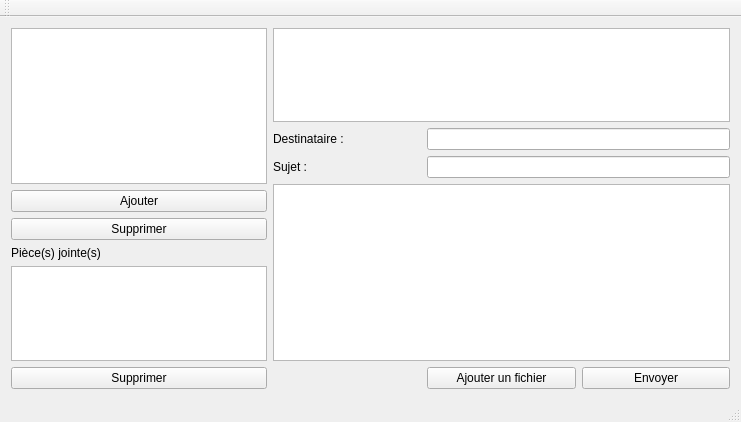
<?xml version="1.0" encoding="UTF-8"?>
<ui version="4.0">
 <class>MainWindow</class>
 <widget class="QMainWindow" name="MainWindow">
  <property name="geometry">
   <rect>
    <x>0</x>
    <y>0</y>
    <width>741</width>
    <height>422</height>
   </rect>
  </property>
  <property name="windowTitle">
   <string>Client Emails</string>
  </property>
  <widget class="QWidget" name="centralWidget">
   <layout class="QGridLayout" name="gridLayout">
    <item row="8" column="0" rowspan="2" alignment="Qt::AlignLeft">
     <widget class="QListView" name="attachments_listview"/>
    </item>
    <item row="2" column="2" colspan="2">
     <widget class="QLineEdit" name="to_textbox"/>
    </item>
    <item row="3" column="1" alignment="Qt::AlignLeft">
     <widget class="QLabel" name="label_2">
      <property name="text">
       <string>Sujet :</string>
      </property>
     </widget>
    </item>
    <item row="2" column="1" alignment="Qt::AlignLeft">
     <widget class="QLabel" name="label">
      <property name="text">
       <string>Destinataire :</string>
      </property>
     </widget>
    </item>
    <item row="10" column="0">
     <widget class="QPushButton" name="delete_attachment">
      <property name="text">
       <string>Supprimer</string>
      </property>
     </widget>
    </item>
    <item row="10" column="2">
     <widget class="QPushButton" name="file_explorer_btn">
      <property name="text">
       <string>Ajouter un fichier</string>
      </property>
     </widget>
    </item>
    <item row="3" column="2" colspan="2">
     <widget class="QLineEdit" name="subject_textbox"/>
    </item>
    <item row="10" column="3">
     <widget class="QPushButton" name="sendButton">
      <property name="text">
       <string>Envoyer</string>
      </property>
     </widget>
    </item>
    <item row="4" column="1" rowspan="6" colspan="3">
     <widget class="QTextEdit" name="email_conten_box"/>
    </item>
    <item row="5" column="0">
     <widget class="QPushButton" name="add_contact">
      <property name="text">
       <string>Ajouter</string>
      </property>
     </widget>
    </item>
    <item row="6" column="0">
     <widget class="QPushButton" name="delete_contact">
      <property name="text">
       <string>Supprimer</string>
      </property>
     </widget>
    </item>
    <item row="7" column="0">
     <widget class="QLabel" name="label_4">
      <property name="text">
       <string>Pièce(s) jointe(s)</string>
      </property>
     </widget>
    </item>
    <item row="0" column="1" rowspan="2" colspan="3">
     <widget class="QTableView" name="tableView">
      <property name="sizePolicy">
       <sizepolicy hsizetype="Expanding" vsizetype="Expanding">
        <horstretch>0</horstretch>
        <verstretch>0</verstretch>
       </sizepolicy>
      </property>
     </widget>
    </item>
    <item row="0" column="0" rowspan="5" alignment="Qt::AlignLeft">
     <widget class="QListView" name="contact_listview"/>
    </item>
   </layout>
   <zorder>label</zorder>
   <zorder>to_textbox</zorder>
   <zorder>label_2</zorder>
   <zorder>subject_textbox</zorder>
   <zorder>email_conten_box</zorder>
   <zorder>tableView</zorder>
   <zorder>contact_listview</zorder>
   <zorder>attachments_listview</zorder>
   <zorder>delete_attachment</zorder>
   <zorder>file_explorer_btn</zorder>
   <zorder>sendButton</zorder>
   <zorder>add_contact</zorder>
   <zorder>delete_contact</zorder>
   <zorder>label_4</zorder>
  </widget>
  <widget class="QMenuBar" name="menuBar">
   <property name="geometry">
    <rect>
     <x>0</x>
     <y>0</y>
     <width>741</width>
     <height>20</height>
    </rect>
   </property>
  </widget>
  <widget class="QStatusBar" name="statusBar"/>
  <widget class="QToolBar" name="mainToolBar">
   <attribute name="toolBarArea">
    <enum>TopToolBarArea</enum>
   </attribute>
   <attribute name="toolBarBreak">
    <bool>false</bool>
   </attribute>
  </widget>
 </widget>
 <layoutdefault spacing="6" margin="11"/>
 <resources/>
 <connections/>
</ui>
